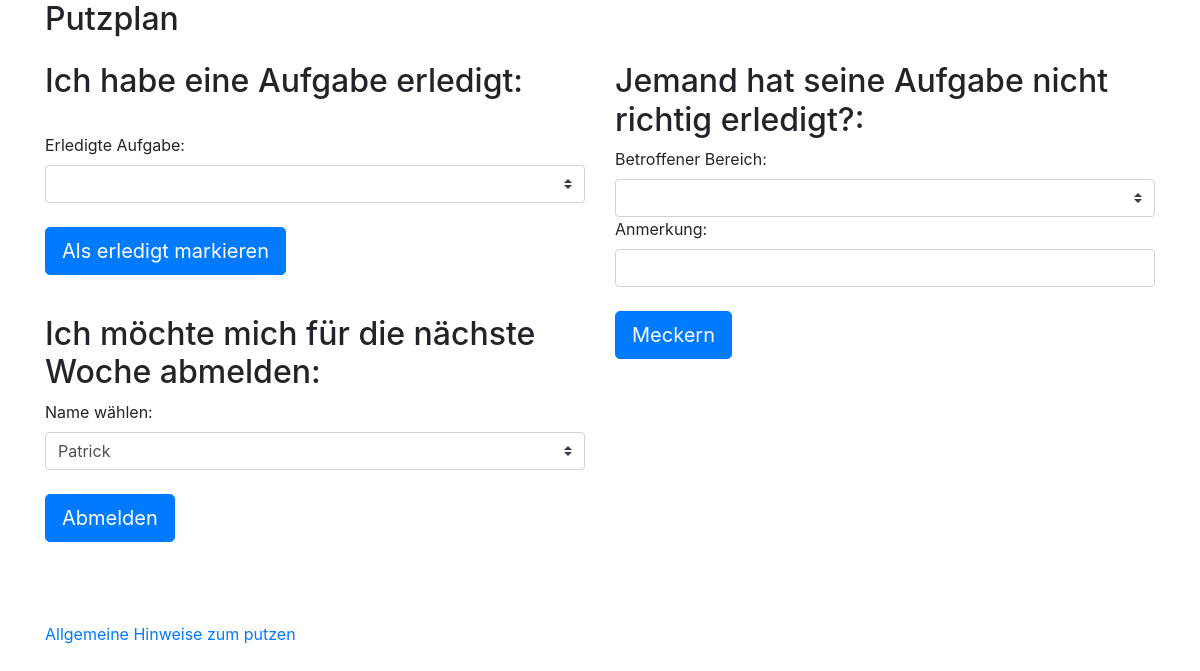
Before: / with the older database file.
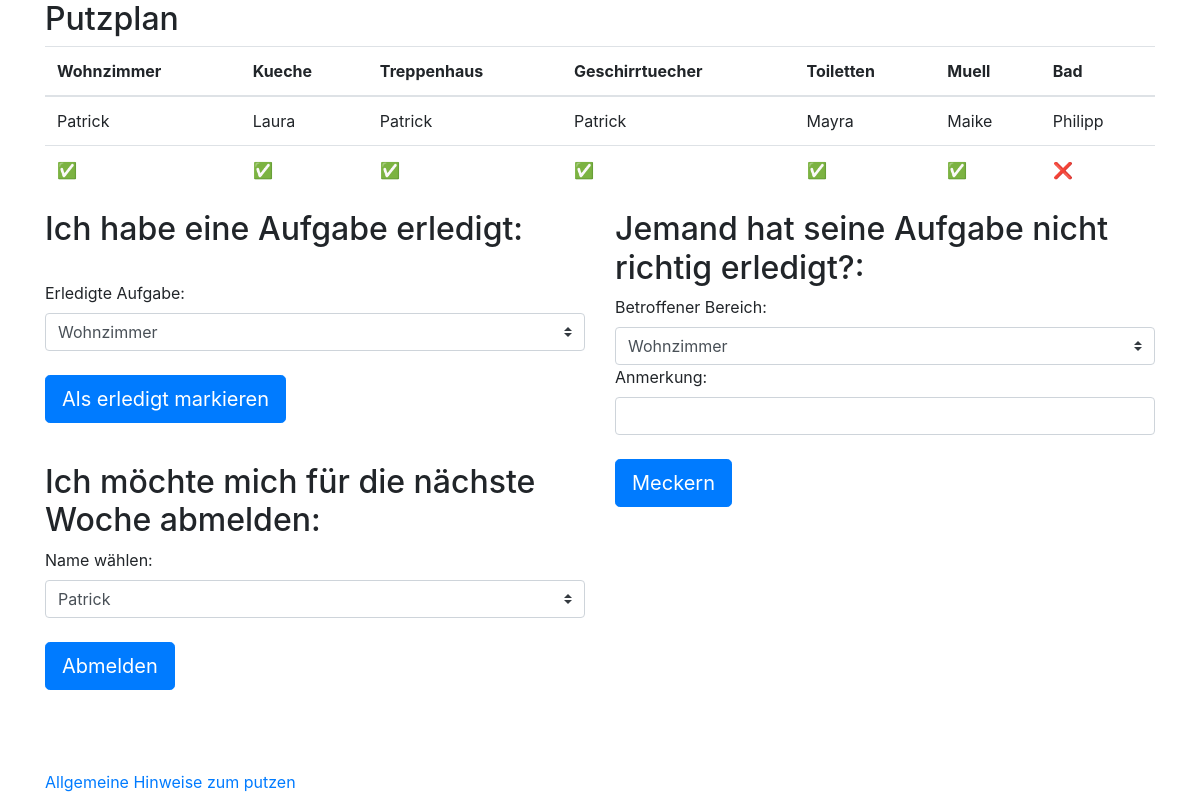
After: the same page with the newer database file.
### tables this page shows
CREATE TABLE `location` (
  `ID` int(11) NOT NULL,
  `Name` text NOT NULL,
  `Wert` int(11) NOT NULL,
  `User` varchar(20) NOT NULL,
  `Done` int(11) NOT NULL,
  `Beschwerde` text NOT NULL
);

### index.php (the view, shortened to what this page needs)
<!doctype html>
<?php
    $mysqli = new mysqli("localhost", "user", "pass", "putzplan");
	$mysqli->set_charset("utf8");
		function done($x)
		{
		    if ($x==1){
				return ✅;
			}if ($x==2){
				return ⚠️;
			}else{
				return ❌;
			}
		}
?>
<html lang="de">
    <head>
        <link rel="stylesheet" href="css/bootstrap.min.css">
    </head>
    <body>
		<div class="container">
		  <h2>Putzplan</h2>
		  <div class="table-responsive">
		  <table class="table">
		    <thead>
		      <tr>
			<?php
			  $sql = "SELECT Name FROM location";
			  $result = $mysqli->query($sql);
			  while ($row = $result->fetch_assoc()):
				  ?>
				<th><?php echo $row["Name"]; ?></th>
			  <?php endwhile; ?>
		      </tr>
		    </thead>
		    <tbody>
		      <tr>
		        <?php
			  $sql = "SELECT User FROM location";
			  $result = $mysqli->query($sql);
			  while ($row = $result->fetch_assoc()):
				  ?>
				<td><?php echo $row["User"]; ?></td>
				<?php endwhile; ?>
			  </tr>
			  <tr>
		        <?php
			  $sql = "SELECT Done, Beschwerde FROM location";
			  $result = $mysqli->query($sql);
			  while ($row = $result->fetch_assoc()):
				  ?>
				<td><?php echo done($row["Done"]); echo $row["Beschwerde"];?></td>
				<?php endwhile; ?>
		      </tr>
		    </tbody>
		  </table>
		</div>
		<div class ="row">
		<div class="col-md-6 col-12 mb-3">
        <form action="done.php" method="post">
            <h2>Ich habe eine Aufgabe erledigt:</h2>
            <br>
                <label>Erledigte Aufgabe:</label>
                <select class="custom-select" name="location">
		        <?php
			  $sql = "SELECT Name FROM location";
			  $result = $mysqli->query($sql);
			  while ($row = $result->fetch_assoc()):
				  ?>
				<option><?php echo $row["Name"]; ?></option>
				<?php endwhile; ?>
				</select>
			<br><br>
	        <button class="btn btn-primary btn-lg mb-3" type="submit">Als erledigt markieren</button>
	    </form>
		<br>
        <form action="abmelden.php" method="post">
            <h2>Ich möchte mich für die nächste Woche abmelden:</h2>
                <label>Name wählen:</label>
                <select class="custom-select" name="name">
					<?php
			        $sql  = 'SELECT name FROM person';
			        $result = $mysqli->query($sql);
			  		while ($row = $result->fetch_assoc()) {
					  echo "<option>".$row["name"]."</option>";
			  		}
					?>
                </select>
			<br><br>
	        <button class="btn btn-primary btn-lg mb-3" type="submit">Abmelden</button>
	    </form>
		</div>
		<div class="col-md-6 col-12 mb-3">
        <form action="undone.php" method="post">
            <h2>Jemand hat seine Aufgabe nicht richtig erledigt?:</h2>
                <label>Betroffener Bereich:</label>
                <select class="custom-select" name="location">
				<?php
				$sql = "SELECT Name FROM location";
			  $result = $mysqli->query($sql);
			  while ($row = $result->fetch_assoc()):
				  ?>
				<option><?php echo $row["Name"]; ?></option>
				<?php endwhile; ?>
                </select>
				<br>
				<label>Anmerkung:</label> <input class="form-control" name="anmerkung" type="text">
				<br>
	        	<button class="btn btn-primary btn-lg mb-3" type="submit">Meckern</button>
	    </form>
		</div>
	</div>
		<br>
		<br>
		<a href="PutzHinweise.pdf">Allgemeine Hinweise zum putzen</a>
    </body>
</html>

Changed rows visible on the page:
added location: Name "Wohnzimmer"
added location: Name "Kueche"
added location: Name "Treppenhaus"
added location: Name "Geschirrtuecher"
added location: Name "Toiletten"
added location: Name "Muell"
added location: Name "Bad"
Other visible differences:
form field location: (not shown) → "Wohnzimmer"
new list line: "Patrick"
new list line: "Laura"
new list line: "Mayra"
new list line: "Maike"
new list line: "Philipp"
